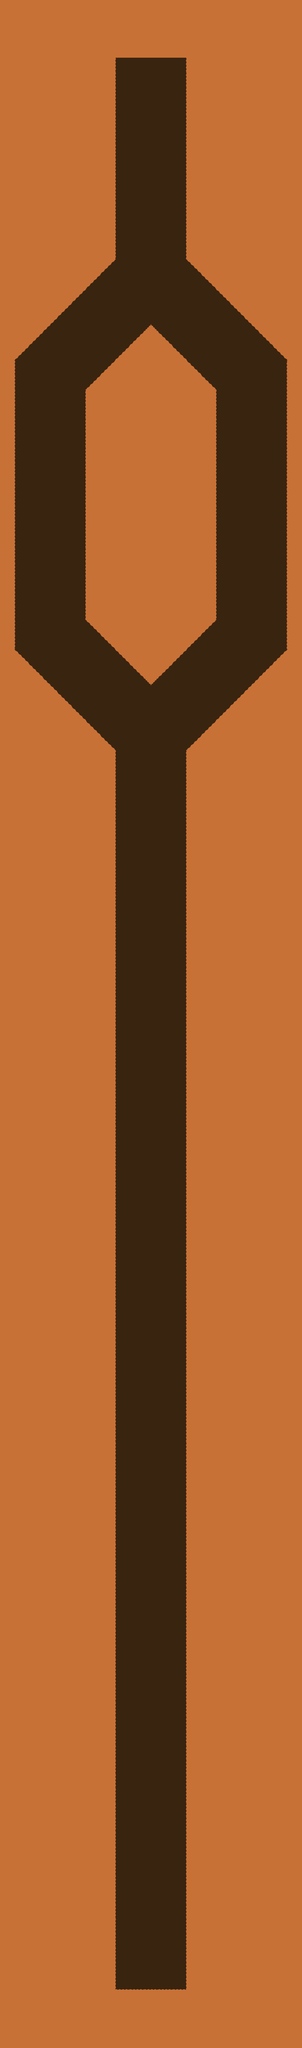

Below is a game level as drawn by its tile map, then a one-line description and the .tmx that defines it (tile-layer data replaced by summaries):
An orthogonal 21x142 tile map with 64x64 px tiles, 2 tile layers (4, 5), 9 tilesets and 65 objects (10x camera_zone, 3x smash_anchor, 2x spike_trigger, 2x obstacle, barrel_trigger, ...).

<map version="1.2" tiledversion="1.2.1" orientation="orthogonal" renderorder="right-down" width="21" height="142" tilewidth="64" tileheight="64" infinite="0" backgroundcolor="#392410" nextlayerid="11" nextobjectid="317">
 <tileset firstgid="1" source="../tilesets/walls.tsx" />
 <tileset firstgid="22" source="../tilesets/podge.tsx" />
 <tileset firstgid="23" source="../tilesets/waffles.tsx" />
 <tileset firstgid="57" source="../tilesets/windmills.tsx" />
 <tileset firstgid="61" source="../tilesets/barrels.tsx" />
 <tileset firstgid="62" source="../tilesets/spikes.tsx" />
 <tileset firstgid="64" source="../tilesets/bump_bats.tsx" />
 <tileset firstgid="65" source="../tilesets/balloons.tsx" />
 <tileset firstgid="66" source="../tilesets/leaves.tsx" />
 <objectgroup id="1" name="1">
  <properties>
   <property name="world" type="int" value="0" />
  </properties>
  <object id="144" gid="24" x="672" y="8128" width="256" height="256">
   <properties>
    <property name="spin" type="bool" value="true" />
    <property name="spin_ccw" type="bool" value="true" />
   </properties>
  </object>
  <object id="145" gid="25" x="480" y="7808" width="128" height="128" />
  <object id="146" gid="32" x="736" y="7552" width="320" height="64">
   <properties>
    <property name="oscillate" type="bool" value="true" />
    <property name="oscillate_distance" type="float" value="1.5" />
   </properties>
  </object>
  <object id="147" gid="32" x="288" y="7552" width="320" height="64">
   <properties>
    <property name="oscillate" type="bool" value="true" />
    <property name="oscillate_distance" type="float" value="1.5" />
   </properties>
  </object>
  <object id="151" gid="28" x="608" y="6912" width="128" height="128">
   <properties>
    <property name="oscillate" type="bool" value="true" />
    <property name="oscillate_distance" type="float" value="1.5" />
    <property name="spin" type="bool" value="true" />
   </properties>
  </object>
  <object id="153" type="barrel_trigger" x="512" y="6592" width="320" height="64">
   <properties>
    <property name="barrels" value="barrel1,barrel2" />
   </properties>
  </object>
  <object id="154" name="barrel1" gid="61" x="544" y="6272" width="64" height="64" />
  <object id="155" name="barrel2" gid="61" x="736" y="6080" width="64" height="64" />
  <object id="156" gid="32" x="512" y="6016" width="320" height="64">
   <properties>
    <property name="pulsate" type="bool" value="true" />
    <property name="pulsate_phase" type="float" value="1.5" />
   </properties>
  </object>
  <object id="157" gid="32" x="512" y="5824" width="320" height="64">
   <properties>
    <property name="pulsate" type="bool" value="true" />
   </properties>
  </object>
  <object id="207" name="spike2" gid="63" x="400" y="2592" width="64" height="64" rotation="-180" />
  <object id="208" name="spike1" gid="63" x="416" y="2608" width="64" height="64" rotation="-495" />
  <object id="210" name="spike5" gid="1073741887" x="45.2548" y="2466.75" width="64" height="64" rotation="360" />
  <object id="211" name="spike4" gid="1073741887" x="74.5097" y="2464" width="64" height="64" rotation="675" />
  <object id="212" name="spike6" gid="1073741887" x="32" y="2448" width="64" height="64" rotation="765" />
  <object id="213" type="spike_trigger" x="-128" y="2240" width="384" height="384">
   <properties>
    <property name="spikes" value="spike4,spike5,spike6" />
   </properties>
   <ellipse />
  </object>
  <object id="214" type="spike_trigger" x="192" y="2432" width="384" height="384">
   <properties>
    <property name="spikes" value="spike1,spike2,spike3" />
   </properties>
   <ellipse />
  </object>
  <object id="215" name="spike3" gid="63" x="368" y="2592" width="64" height="64" rotation="-585" />
  <object id="216" gid="25" x="448" y="960" width="128" height="128">
   <properties>
    <property name="smash" type="bool" value="true" />
    <property name="smash_anchor" value="smash_anchor_3" />
   </properties>
  </object>
  <object id="217" gid="25" x="768" y="960" width="128" height="128">
   <properties>
    <property name="smash" type="bool" value="true" />
    <property name="smash_anchor" value="smash_anchor_3" />
   </properties>
  </object>
  <object id="218" name="smash_anchor_3" type="smash_anchor" x="672" y="896">
   <point />
  </object>
  <object id="221" type="finish_trigger" x="512" y="256" width="320" height="64" />
  <object id="233" gid="41" x="-176" y="2240" width="352" height="64">
   <properties>
    <property name="oscillate" type="bool" value="true" />
   </properties>
  </object>
  <object id="234" gid="41" x="272" y="2240" width="352" height="64">
   <properties>
    <property name="oscillate" type="bool" value="true" />
   </properties>
  </object>
  <object id="235" gid="41" x="-176" y="2048" width="352" height="64">
   <properties>
    <property name="oscillate" type="bool" value="true" />
    <property name="oscillate_period" type="float" value="7.5" />
   </properties>
  </object>
  <object id="236" gid="41" x="272" y="2048" width="352" height="64">
   <properties>
    <property name="oscillate" type="bool" value="true" />
    <property name="oscillate_period" type="float" value="7.5" />
   </properties>
  </object>
  <object id="237" gid="41" x="-176" y="1856" width="352" height="64">
   <properties>
    <property name="oscillate" type="bool" value="true" />
    <property name="oscillate_period" type="float" value="5" />
   </properties>
  </object>
  <object id="238" gid="41" x="272" y="1856" width="352" height="64">
   <properties>
    <property name="oscillate" type="bool" value="true" />
    <property name="oscillate_period" type="float" value="5" />
   </properties>
  </object>
  <object id="239" gid="25" x="208" y="1360" width="128" height="128" rotation="-315">
   <properties>
    <property name="smash" type="bool" value="true" />
    <property name="smash_anchor" value="smash_anchor_1" />
   </properties>
  </object>
  <object id="240" gid="25" x="434.274" y="1586.27" width="128" height="128" rotation="-315">
   <properties>
    <property name="smash" type="bool" value="true" />
    <property name="smash_anchor" value="smash_anchor_1" />
   </properties>
  </object>
  <object id="241" name="smash_anchor_1" type="smash_anchor" x="411.647" y="1473.14">
   <point />
  </object>
  <object id="242" gid="25" x="816" y="1682.27" width="128" height="128" rotation="-45">
   <properties>
    <property name="smash" type="bool" value="true" />
    <property name="smash_anchor" value="smash_anchor_2" />
   </properties>
  </object>
  <object id="243" gid="25" x="1042.27" y="1456" width="128" height="128" rotation="-45">
   <properties>
    <property name="smash" type="bool" value="true" />
    <property name="smash_anchor" value="smash_anchor_2" />
   </properties>
  </object>
  <object id="244" name="smash_anchor_2" type="smash_anchor" x="929.14" y="1478.63">
   <point />
  </object>
  <object id="315" gid="58" x="512" y="7360" width="320" height="320" />
 </objectgroup>
 <objectgroup id="3" name="2">
  <properties>
   <property name="world" type="int" value="0" />
  </properties>
  <!-- 15 objects omitted --></objectgroup>
 <objectgroup id="5" name="3">
  <!-- 2 objects omitted --></objectgroup>
 <layer id="9" name="4" width="21" height="142">
  <properties>
   <property name="world" type="int" value="0" />
  </properties>
  <data>[2982 cells, 2414 non-empty, 9 distinct tile ids]</data>
 </layer>
 <layer id="10" name="5" width="21" height="142">
  <data>[2982 cells, 5 non-empty, 1 distinct tile ids]</data>
 </layer>
 <objectgroup id="4" name="6">
  <properties>
   <property name="world" type="int" value="0" />
  </properties>
  <!-- 3 objects omitted --></objectgroup>
 <objectgroup id="7" name="camera">
  <!-- 10 objects omitted --></objectgroup>
</map>
<!-- 30 of 65 objects omitted -->
